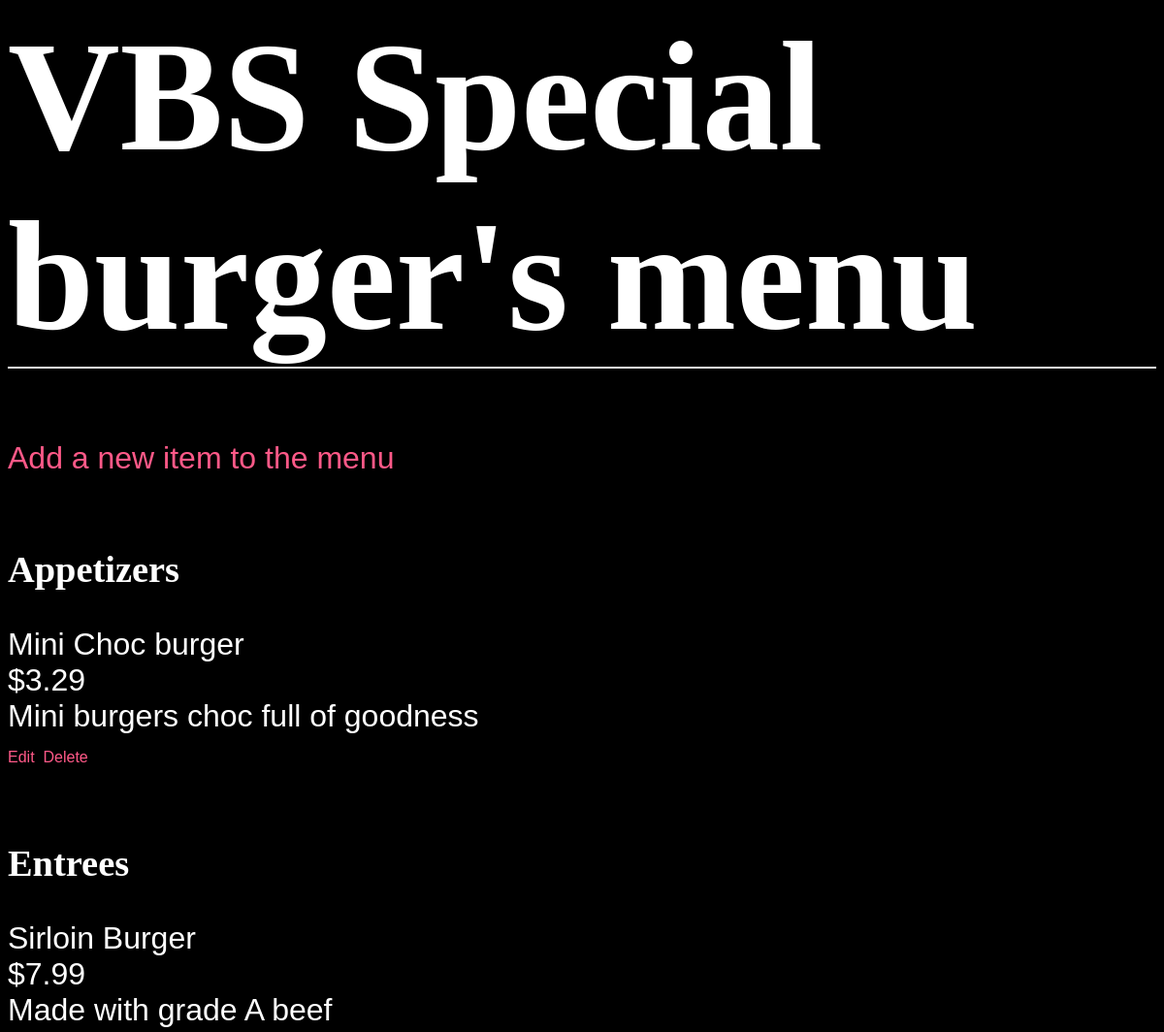
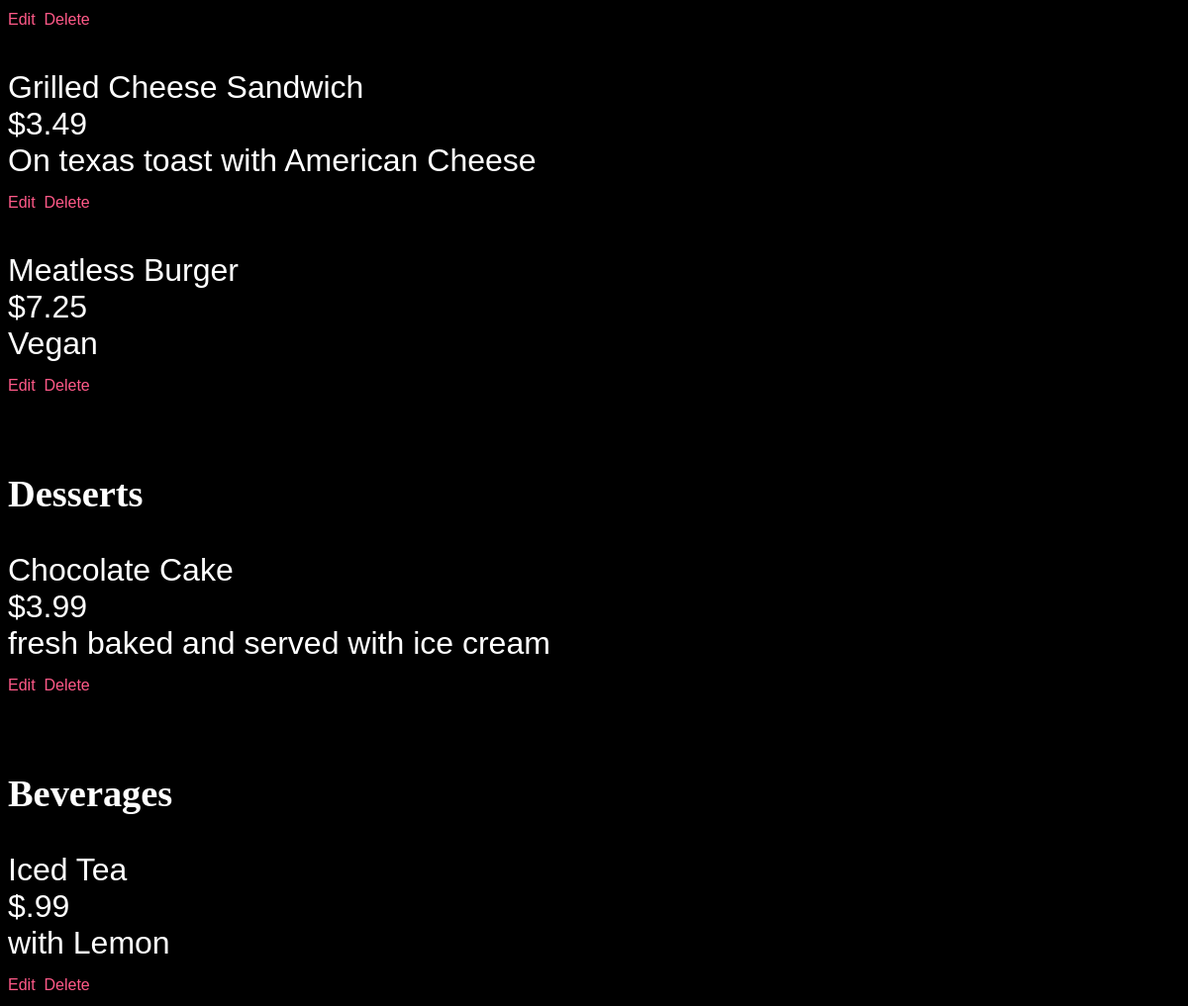
Page /restaurants/1/menu/ on the committed database (2 pictures, top to bottom).
### database_setup.py (models this page shows, shortened)
class Restaurant(Base):
    __tablename__ = 'restaurant'
    id = Column(Integer, primary_key=True)
    name = Column(String(250), nullable=False)

class MenuItem(Base):
    __tablename__ = 'menu_item'
    name =Column(String(80), nullable = False)
    id = Column(Integer, primary_key = True)
    description = Column(String(250))
    price = Column(String(8))
    course = Column(String(250))
    restaurant_id = Column(Integer,ForeignKey('restaurant.id'))
    restaurant = relationship(Restaurant)

### finalproject.py (the view)
@app.route('/restaurants/<int:restaurant_id>/')
@app.route('/restaurants/<int:restaurant_id>/menu/')
def restaurantMenu(restaurant_id):
	menuitems = session.query(MenuItem).filter_by(restaurant_id=restaurant_id).all()
	restaurantname = session.query(Restaurant).filter_by(id=restaurant_id).one().name
	return render_template('menu.html', restaurant_id=restaurant_id, menuitems=menuitems, restaurantname=restaurantname)

### templates/menu.html (shortened to what this page needs)
<html>
	<head>
	<link rel=stylesheet type=text/css href="{{ url_for('static', filename='styles.css') }}">
	</head>
	<body>
		<h1>{{restaurantname}}'s menu</h1>
		{% if menuitems != [] %}
			<div class = "newmenuitem">
				<a href="{{url_for('newMenuItem', restaurant_id=restaurant_id)}}" >Add a new item to the menu</a>
			</div>
				<h2>Appetizers</h2>
				{% for i in menuitems %}
					{% if i.course == 'Appetizer' %}
						{{i.name}}
						{{i.price}}
						{{i.description}}
						<div class = "editdeletepane">
							<a href="{{url_for('editMenuItem', restaurant_id=restaurant_id, menu_id=i.id)}}" class='edit' >Edit</a>
							<a href="{{url_for('deleteMenuItem', restaurant_id=restaurant_id, menu_id=i.id)}}" class='delete' >Delete</a>
						</div>
					{% endif %}
				{% endfor %}
			<h2>Entrees</h2>
				{% for i in menuitems %}
					{% if i.course == 'Entree' %}
						{{i.name}}
						{{i.price}}
						{{i.description}}
						<div class = "editdeletepane">
							<a href="{{url_for('editMenuItem', restaurant_id=restaurant_id, menu_id=i.id)}}" class='edit' >Edit</a>
							<a href="{{url_for('deleteMenuItem', restaurant_id=restaurant_id, menu_id=i.id)}}" class='delete' >Delete</a>
						</div>
					{% endif %}
				{% endfor %}
			<h2>Desserts</h2>
				{% for i in menuitems %}
					{% if i.course == 'Dessert' %}
						{{i.name}}
						{{i.price}}
						{{i.description}}
						<div class = "editdeletepane">
							<a href="{{url_for('editMenuItem', restaurant_id=restaurant_id, menu_id=i.id)}}" class='edit' >Edit</a>
							<a href="{{url_for('deleteMenuItem', restaurant_id=restaurant_id, menu_id=i.id)}}" class='delete' >Delete</a>
						</div>
					{% endif %}
				{% endfor %}
			<h2>Beverages</h2>
				{% for i in menuitems %}
					{% if i.course == 'Beverage' %}
						{{i.name}}
						{{i.price}}
						{{i.description}}
						<div class = "editdeletepane">
							<a href="{{url_for('editMenuItem', restaurant_id=restaurant_id, menu_id=i.id)}}" class='edit' >Edit</a>
							<a href="{{url_for('deleteMenuItem', restaurant_id=restaurant_id, menu_id=i.id)}}" class='delete' >Delete</a>
						</div>
					{% endif %}
				{% endfor %}
		{% else %}
			<p>You currently have no menu items :(</p>
			<div class = "newmenuitem">
				<a href="{{url_for('newMenuItem', restaurant_id=restaurant_id)}}" >Add a new item to the menu</a>
			</div>
		{% endif %}
	</body>
</html>

### static/styles.css (style rules this page uses)
body { font-family: sans-serif; font-size: 2em; color: #ffffff; background-color: #000000;) }
h1, h2, h3, h4 { color: #ffffff; }
h1, h2 { font-family: 'Georgia', serif; margin: 0; }
h1 { font-size: 5em; }
h1 { border-bottom: 2px solid #eee; }
h2 { font-size: 1.2em; }
a { text-decoration: none; color:#ff5988; font-size: 1em; }
a.edit { font-size: 0.5em }
a.delete { font-size: 0.5em }

### rows in the picture
Restaurant: name "VBS Special burger"
MenuItem: name "Mini Choc burger", price "$3.29", description "Mini burgers choc full of goodness"
MenuItem: name "Sirloin Burger", price "$7.99", description "Made with grade A beef"
MenuItem: name "Grilled Cheese Sandwich", price "$3.49", description "On texas toast with American Cheese"
MenuItem: name "Meatless Burger", price "$7.25", description "Vegan"
MenuItem: name "Chocolate Cake", price "$3.99", description "fresh baked and served with ice cream"
MenuItem: name "Iced Tea", price "$.99", description "with Lemon"
